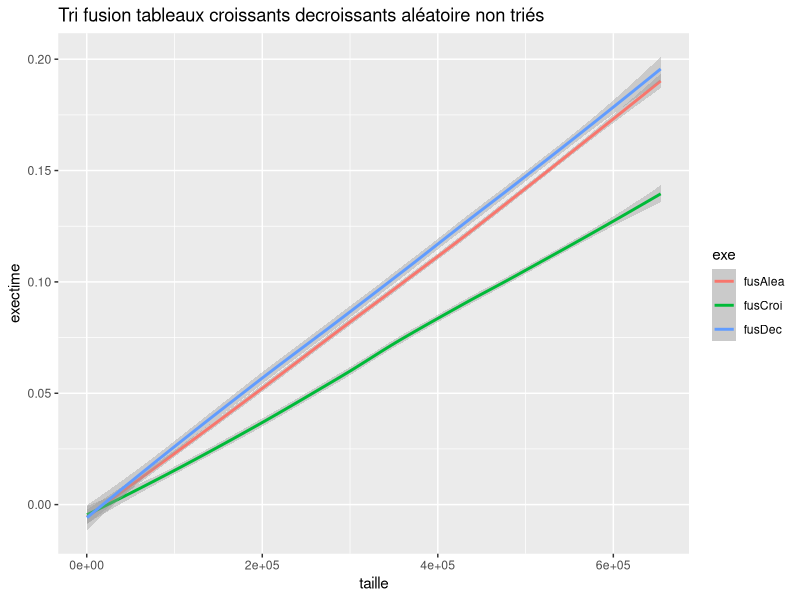

Write R code to recreate this figure.
library(ggplot2)

perf <-read.table("fus3.dat", header=TRUE, fill=TRUE)


png("fusionTousTableaux.png")
i<-qplot(taille, exectime, data=perf, main="Tri fusion tableaux croissants decroissants aléatoire non triés" ,geom="smooth", method="loess", color=exe)
print(i)
dev.off()

#png("Memory3Unique.png")
#i<-qplot(taille, memory, data=perf, main="memoire 3 tri sur tableaux avec valeurs unique", geom="smooth", #method="loess", color = exe)
#print(i)
#dev.off()

#png("HistoMemoryUnique.png")
#i<-ggplot(data=perf, aes(perf$exectime)) + geom_histogram()
#print(i)
#dev.off()
